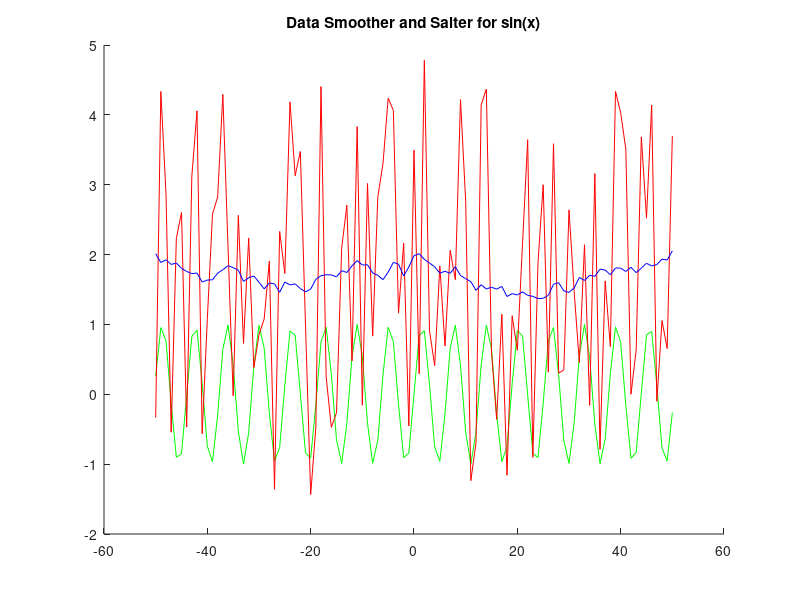

The MATLAB script that drew this image:
% Puts all of the graphs on one plot
hold on
figure(1)
x1 = -50:1:50;
y1 = sin(x1);

%Salted graph function
salted = y1 + ((rand(size(y1)) *5 )-1);
%Smooth function
smoothed = movmean(salted,30);
%Plots the 3 functions onto one graph
plot(x1,y1,"g",x1,salted,"r",x1,smoothed,"b")
title("Data Smoother and Salter for sin(x)")

